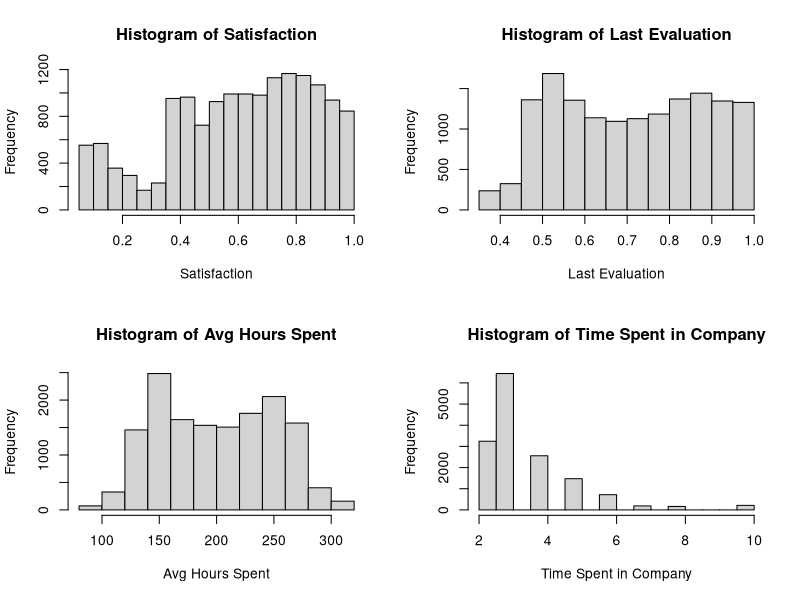
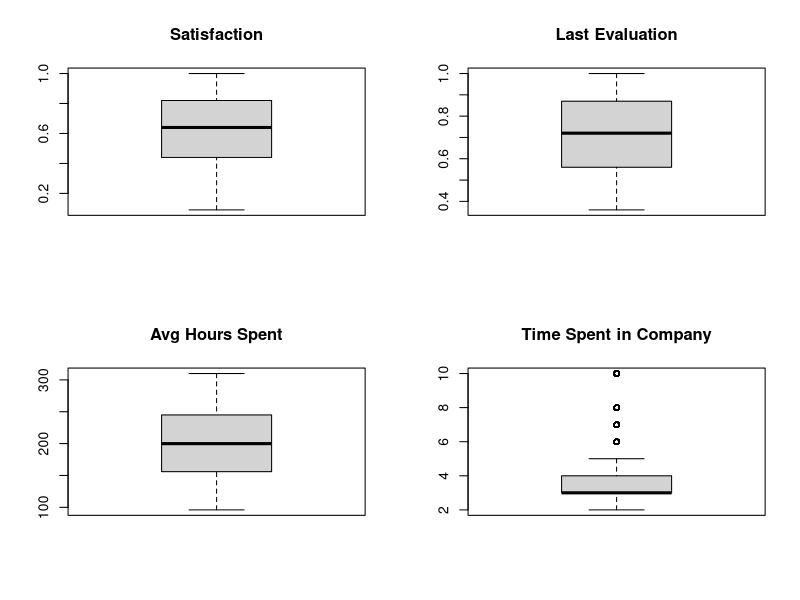
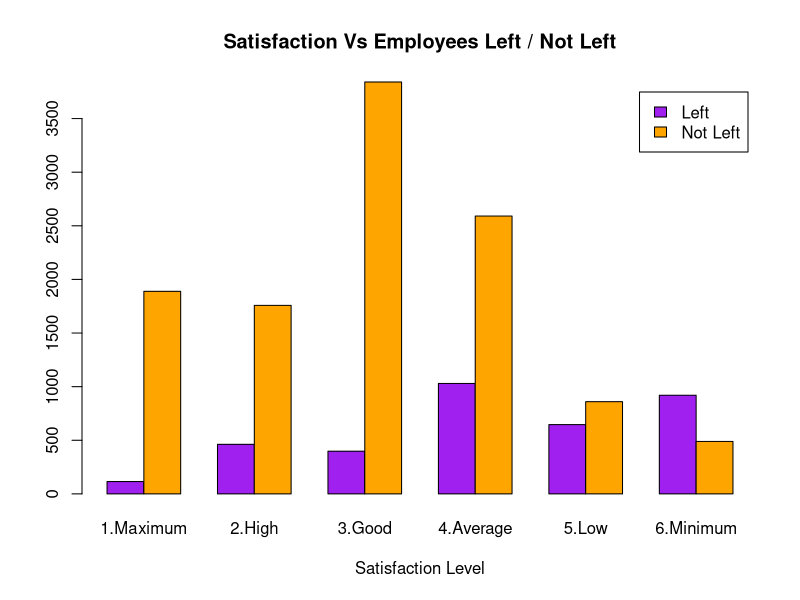
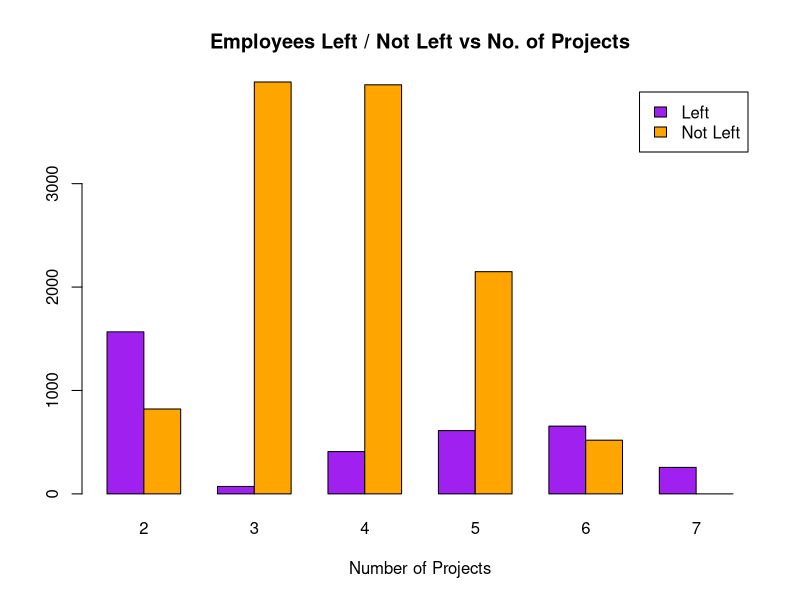

Recreate these plots in R, in order. (Note: this script raises an error after producing the figures.)
setwd("C:/Users/surya/Desktop/SpringSemester")

#load the data
mydata = read.csv("HR_comma_sep.csv")

#********************DATA MANIPULATION AND DATA PREPARATION********************

#Adding a new column called 'salaryOrder'
mydata$salaryOrder[which(mydata$salary == "low")] = 1
mydata$salaryOrder[which(mydata$salary == "medium")] = 2
mydata$salaryOrder[which(mydata$salary == "high")] = 3

#Adding a new column called 'employee_satisfaction'
mydata$employee_satisfaction[mydata$satisfaction_level >= 0.9] = '1.Maximum'
mydata$employee_satisfaction[mydata$satisfaction_level >= 0.8 & mydata$satisfaction_level < 0.9 ] = '2.High'
mydata$employee_satisfaction[mydata$satisfaction_level >= 0.6 & mydata$satisfaction_level < 0.8 ] = '3.Good'
mydata$employee_satisfaction[mydata$satisfaction_level >= 0.4 & mydata$satisfaction_level < 0.6 ] = '4.Average'
mydata$employee_satisfaction[mydata$satisfaction_level >= 0.2 & mydata$satisfaction_level < 0.4 ] = '5.Low'
mydata$employee_satisfaction[mydata$satisfaction_level <  0.2] = '6.Minimum'

#Converting the employee_satisfaction column as a factor
mydata$employee_satisfaction = as.factor(mydata$employee_satisfaction)

#One more new variable for 'left' for string representation.
mydata$leftFlag[mydata$left ==  1] = 'Left'
mydata$leftFlag[mydata$left ==  0] = 'Not Left'


#********************EDA********************

#********************SUMMARY********************

#Data Summary
dim(mydata)
str(mydata)
summary(mydata)
#Get the class
sapply(mydata,class)

#par(mfrow=c(1,1))

#attach(mydata)

#********************HISTOGRAMS********************

par(mfrow=c(2,2))
hist(mydata$satisfaction_level, main = "Histogram of Satisfaction", xlab = "Satisfaction")
hist(mydata$last_evaluation, main = "Histogram of Last Evaluation", xlab = "Last Evaluation")
#hist(mydata$number_project, main = "Histogram of No. of Projects", xlab = "No. of Projects")
hist(mydata$average_montly_hours, main = "Histogram of Avg Hours Spent", xlab = "Avg Hours Spent")
hist(mydata$time_spend_company, main = "Histogram of Time Spent in Company", xlab = "Time Spent in Company")



#********************BOXPLOTS********************

par(mfrow=c(2,2))
boxplot(mydata$satisfaction_level, main = "Satisfaction")
boxplot(mydata$last_evaluation, main = "Last Evaluation")
#boxplot(mydata$number_project, main = "No. of Projects")
boxplot(mydata$average_montly_hours, main = "Avg Hours Spent")
boxplot(mydata$time_spend_company, main = "Time Spent in Company")

#********************Satisfaction Vs Employees Left / Not Left********************

par(mfrow=c(1,1))
#Create a barplot 'Employees left vs Satisfaction'
SatisfactionAndLeftTable <- table(mydata$leftFlag, mydata$employee_satisfaction)
barplot(SatisfactionAndLeftTable, main="Satisfaction Vs Employees Left / Not Left",
        xlab="Satisfaction Level", col=c("purple","orange"),
        legend = rownames(SatisfactionAndLeftTable), beside=TRUE)

#********************Employees Left / Not Left vs No. of Projects********************

projectsPlotData <- table(mydata$leftFlag, mydata$number_project)
barplot(projectsPlotData, main="Employees Left / Not Left vs No. of Projects",
        xlab="Number of Projects", col=c("purple","orange"),
        legend = rownames(projectsPlotData), beside=TRUE)


#********************PIE CHART********************

p = ggplot(subset(mydata,left==1), aes(x = factor('Salary'), fill = factor(salary))) +
  geom_bar(width = 1, position = "fill", color = "black") + coord_polar(theta = "y")+theme_bw()+
  ggtitle("Salary Splitup") +xlab("")+ylab("") + scale_fill_discrete(name="Salary")

p = p + theme(
  plot.title = element_text(color="Black", size=14, face="bold.italic", hjust = 0.5),
  axis.title.x = element_text(color="Black", size=14, face="bold"),
  axis.title.y = element_text(color="Black", size=14, face="bold")
)
print(p)


#********************Frequency By Salary Order of Employees********************

table1<-table(mydata$salaryOrder,(mydata$employee_satisfaction))
#print(table1)
table1<-as.data.frame(table1)
table1$salaryOrder = table1$Var1
table1$employee_satisfaction = table1$Var2
table1$Var1= NULL
table1$Var2= NULL

print(table1)
library(ggplot2)

p<-ggplot(table1, aes(x=salaryOrder,y=Freq,fill=employee_satisfaction)) +
  geom_bar(position="dodge",stat='identity') +
  ggtitle("Frequency By Salary Order of Employees") +xlab("Salary Order") +ylab("Frequency")

p = p + theme(
  plot.title = element_text(color="Black", size=14, face="bold.italic", hjust = 0.5),
  axis.title.x = element_text(color="Black", size=14, face="bold"),
  axis.title.y = element_text(color="Black", size=14, face="bold")  
)
print(p)

#********************Number of Employees left for each Department********************

roleTable<-table(mydata$role,mydata$left)
roledf<-as.data.frame(roleTable)
roledf$role = roledf$Var1
roledf$leftFlag = roledf$Var2
roledf$Var1= NULL
roledf$Var2= NULL

roledfLeft<-subset(roledf,leftFlag==1)
print(roledfLeft)

#Employees Left By Department
roledfLeft$role <- factor(roledfLeft$role, levels = roledfLeft$role[order(-roledfLeft$Freq)])
e<-ggplot(roledfLeft, aes(x=role,y=Freq,fill="Orange")) +
  geom_bar(stat='identity') +theme(axis.text.x = element_text(angle = 45, hjust = 1))+ guides(fill=FALSE) +
  ggtitle("Number of Employees left for each Department") +xlab("Department")

e = e + theme(
  plot.title = element_text(color="Black", size=14, face="bold.italic", hjust = 0.5),
  axis.title.x = element_text(color="Black", size=14, face="bold"),
  axis.title.y = element_text(color="Black", size=14, face="bold")
)
print(e)

#********************Department Vs Satisfaction of Employees********************

library(dplyr)
groupedByRole = mydata %>%
  group_by(role) %>%
  summarise(mean=mean(satisfaction_level), sd=sd(satisfaction_level), count=n())

groupedByRole = data.frame(groupedByRole)
groupedByRole = groupedByRole[order(groupedByRole$mean),]
p<-ggplot(groupedByRole, aes(x=reorder(role, -mean),y=mean,fill="Orange")) +
  geom_bar(stat='identity') +theme(axis.text.x = element_text(angle = 45, hjust = 1))+ guides(fill=FALSE) +coord_cartesian(ylim = c(0.55, 0.63)) +
  ggtitle("Department Vs Satisfaction of Employees") +xlab("Department")

p = p + theme(
  plot.title = element_text(color="Black", size=14, face="bold.italic", hjust = 0.5),
  axis.title.x = element_text(color="Black", size=14, face="bold"),
  axis.title.y = element_text(color="Black", size=14, face="bold")
)
print(p)

#********************Number of Projects Vs Satisfaction of Employees********************

p<-ggplot(mydata, aes(x = factor(number_project), y = satisfaction_level, fill=factor(left))) +
  geom_boxplot() + scale_fill_manual(values = c("orange", "purple"))+
  ggtitle("Number of Projects Vs Satisfaction of Employees") +xlab("Number of Projects") +ylab("Satisfaction Level")

p = p + theme(
  plot.title = element_text(color="Black", size=14, face="bold.italic", hjust = 0.5),
  axis.title.x = element_text(color="Black", size=14, face="bold"),
  axis.title.y = element_text(color="Black", size=14, face="bold")
)
print(p)

#********************Number of Projects Vs  Last Evaluation Score of Employees********************

p<-ggplot(mydata, aes(x = factor(number_project), y = last_evaluation, fill=factor(left))) +
  geom_boxplot() + scale_fill_manual(values = c("orange", "purple"))+
  ggtitle("Number of Projects Vs  Last Evaluation Score of Employees") +xlab("Number of Projects") +ylab("Last Evaluation")

p = p + theme(
  plot.title = element_text(color="Black", size=14, face="bold.italic", hjust = 0.5),
  axis.title.x = element_text(color="Black", size=14, face="bold"),
  axis.title.y = element_text(color="Black", size=14, face="bold")
)
print(p)

#********************Number of Projects Vs  Average Montly Hours of Employees********************

p<-ggplot(mydata, aes(x = factor(number_project), y = average_montly_hours, fill=factor(left))) +
  geom_boxplot() + scale_fill_manual(values = c("orange", "purple"))+
  ggtitle("Number of Projects Vs  Average Montly Hours of Employees") +xlab("Number of Projects") +ylab("Average Montly Hours")

p = p + theme(
  plot.title = element_text(color="Black", size=14, face="bold.italic", hjust = 0.5),
  axis.title.x = element_text(color="Black", size=14, face="bold"),
  axis.title.y = element_text(color="Black", size=14, face="bold")
)
print(p)

#********************Correlations********************

par(mfrow=c(1,1))
#install.packages("corrplot")
library(corrplot)
#Check for correlations for all the variables
corrplot(cor(mydata[ ,c("last_evaluation","number_project","average_montly_hours","time_spend_company","Work_accident", "satisfaction_level", "left", "promotion_last_5years", "salaryOrder")]), method = "square", type="lower") 
#Check for correlations for the variables of interest
corrplot(cor(mydata[ ,c("satisfaction_level","last_evaluation","number_project","average_montly_hours","time_spend_company","left")]), method = "square", type="full")
